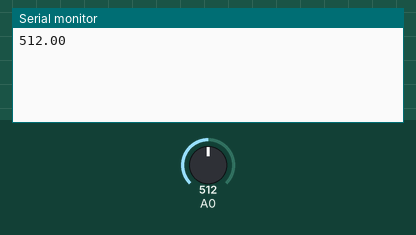
Recording of a sketch running on a simulated ESP8266 (NodeMCU). Parts: the last lines printed to the serial monitor. Inputs (shaded band) come from the test bench; at power-on: A0 = 512. WiFi joins after 1.5 s; servers stay silent unless stated.

Above: at 3.0 s.
3.1 s: A0 set to 810
At 4.6 s:
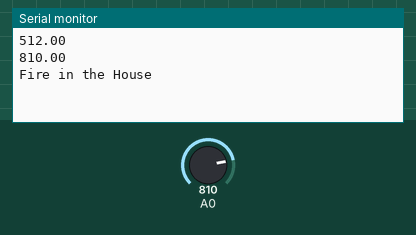
5.3 s: A0 set to 790
At 6.6 s:
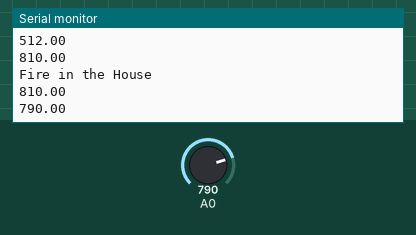
Timing chart, 0 to 8.3 s (numbered marks = the images above; inputs shaded):
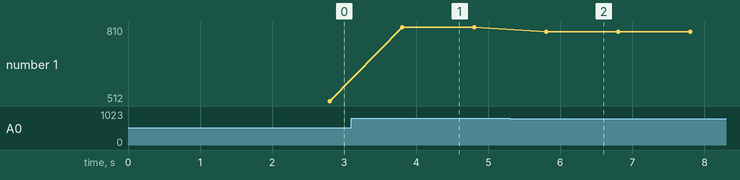

The sketch:

blynk_fire_notification.ino
```cpp
// Template ID, Device Name and Auth Token are provided by the Blynk.Cloud
// See the Device Info tab, or Template settings
#define BLYNK_TEMPLATE_ID           ""
#define BLYNK_DEVICE_NAME           ""
#define BLYNK_AUTH_TOKEN            ""


// Comment this out to disable prints and save space
#define BLYNK_PRINT Serial


#include <ESP8266WiFi.h>
#include <BlynkSimpleEsp8266.h>

BlynkTimer timer;
char auth[] = BLYNK_AUTH_TOKEN;

// Your WiFi credentials.
// Set password to "" for open networks.
char ssid[] = "";
char pass[] = "";


int flag = 0;

void notifyOnFire()
{
  double tempValue = analogRead(A0);
  Serial.println(tempValue);
  if (tempValue>800 && flag == 0) {
    Serial.println("Fire in the House");
    Blynk.logEvent("fire","Alert : Fire in the House");
    flag=1;
  }else if(tempValue<800){
     flag = 0;
  }
}

void setup()
{
  // Debug console
  Serial.begin(115200);

  Blynk.begin(auth, ssid, pass);

  timer.setInterval(1000L,notifyOnFire);
}

void loop()
{
  Blynk.run();
  timer.run();
}
```

Measured:
- after the input at 3.1 s, the serial monitor: prints a new line after 0.70 s (image 1)
- after the input at 5.3 s, the serial monitor: prints a new line after 0.50 s (image 2)
- plotted number 1: 512 → 810 after the input at 3.1 s, 810 → 790 after the input at 5.3 s
